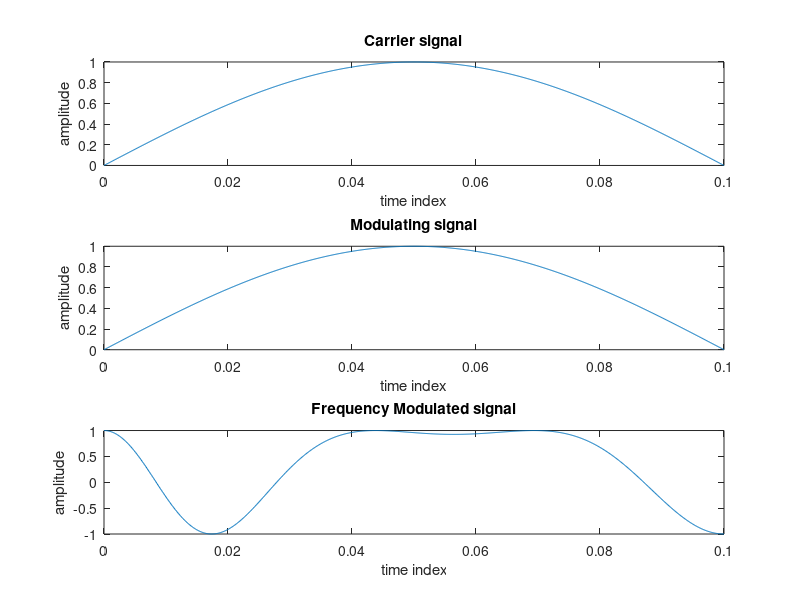

This figure's MATLAB source:
%FM generation
close all;
fc=input('Enter the carrier signal freq in hz,fc=');
fm=input('Enter the modulating signal freq in hz,fm =');
m=input('Modulation index,m= ');
t=0:0.0001:0.1;
c=sin(2*pi*fc*t);%carrier signal
M=sin(2*pi*fm*t);% modulating signal
subplot(3,1,1);plot(t,c);
ylabel('amplitude');xlabel('time index');title('Carrier signal');
subplot(3,1,2);plot(t,M);
ylabel('amplitude');xlabel('time index');title('Modulating signal');
y=cos(2*pi*fc*t+(m.*sin(2*pi*fm*t)));
subplot(3,1,3);plot(t,y);
ylabel('amplitude');xlabel('time index');
title('Frequency Modulated signal');